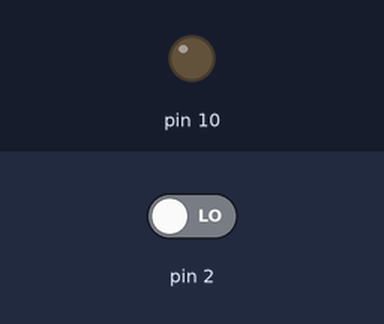
The sketch below on a simulated Arduino Uno, built with avr-gcc and run on an emulated ATmega328P. Shown: output pins drawn as LEDs (lit = HIGH). The test bench sets the inputs (shaded band); at power-on: pin 2 LOW.

Above: at 1.2 s.
1.3 s: pin 2 driven HIGH
At 2.5 s:
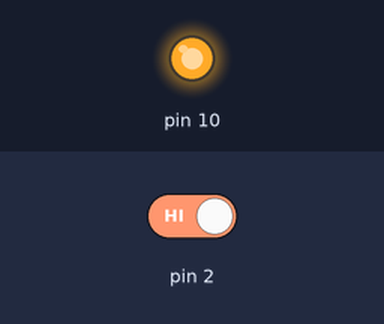
2.8 s: pin 2 driven LOW
At 3.8 s:
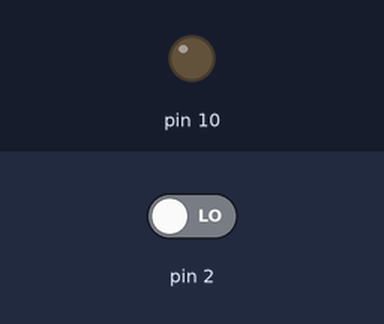
Timing chart, 0 to 5.8 s (numbered marks = the images above; inputs shaded):
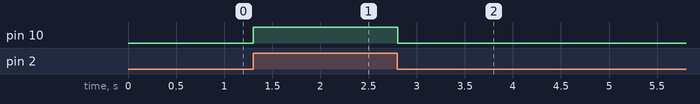

The sketch:

led_botao.ino
```cpp
// C++ code
//
int tempo = 0;

int intensidade = 0;

int i = 0;

void setup()
{
  pinMode(2, INPUT);
  pinMode(10, OUTPUT);
}

void loop()
{
  if (digitalRead(2) == HIGH) {
    digitalWrite(10, HIGH);
  } else {
    digitalWrite(10, LOW);
  }
  delay(10); // Delay a little bit to improve simulation performance
}
```

Measured:
- after the input at 1.3 s, pin 10: LOW → HIGH at once
- after the input at 2.8 s, pin 10: HIGH → LOW at once
